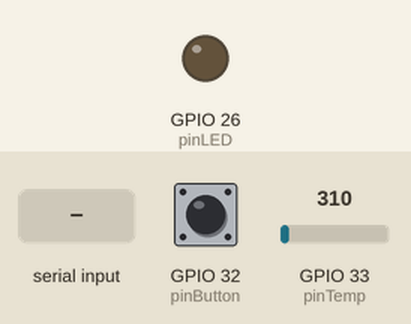
This sketch was run on a simulated ESP32. Parts: output pins drawn as LEDs (lit = HIGH). The test bench sets the inputs (shaded band); at power-on: GPIO 32 (pinButton) LOW, GPIO 33 (pinTemp) = 310. What the sketch prints to the serial monitor is not drawn.

Above: at 1.2 s.
1.3 s: "A\n" received over Serial
At 1.9 s:
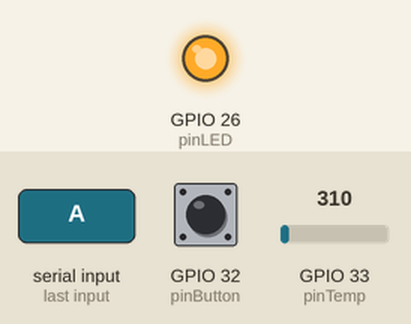
4.4 s: "S\n" received over Serial
At 5.8 s:
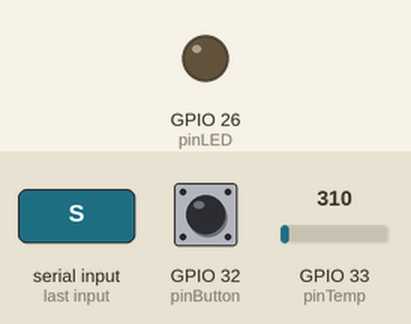
Timing chart, 0 to 7.4 s (numbered marks = the images above; inputs shaded):
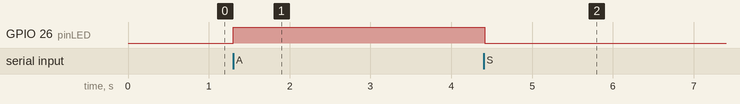

The sketch:

program_arduino.ino
```cpp
#include <EEPROM.h>

char x;

int pinLED = 26;
int pinTemp = 33;
int pinButton = 32;
float temp;
int eeprom_pos = 0;

void write_eeprom(int value)
{
	EEPROM.write(eeprom_pos, value); // ar trebui EEPROM.update normal da na csf
	if (eeprom_pos == 10) { eeprom_pos = 0; }
	else { eeprom_pos += 1; }
}


void setup() {
	// pins
	pinMode(pinLED, OUTPUT);
	pinMode(pinTemp, INPUT);
	pinMode(pinButton, INPUT);

	// serial
	Serial.begin(115200);
	Serial.setTimeout(1);

	digitalWrite(pinLED, LOW);
}

void loop() {
	//while (!Serial.available());
	x = Serial.read();
	if (x == 'A')
	{
		digitalWrite(pinLED, HIGH);
	}
	else if (x == 'S')
	{
		digitalWrite(pinLED, LOW);
	}

	int valADC = analogRead(pinTemp);       // Citim valoarea analogica (0-1023)
  float tensiune = valADC * (5.0 / 1023); // Convertim in Volti (0-5V)
	temp = tensiune * 100; // 10mV = 1°C => 1V = 100°C
	if (digitalRead(pinButton) == HIGH)
	{
	Serial.print("inundatie ");
	}
	Serial.print("temp ");
	Serial.println(temp);
	delay(100);
}
```

Measured:
- after the input at 1.3 s, GPIO 26 (pinLED): LOW → HIGH at once
- after the input at 4.4 s, GPIO 26 (pinLED): HIGH → LOW at once
